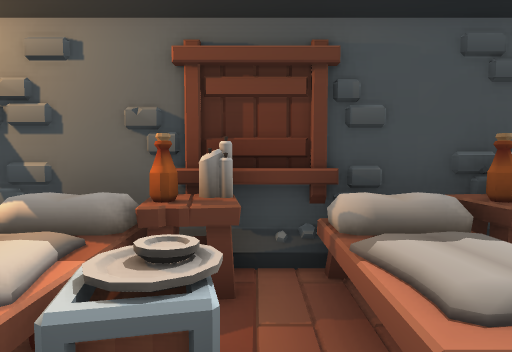
view 1 (above)

16 first-person views from a walk through a Godot game level. The camera is 1.5 m above the floor, tilts 4° down and sees 70° across. The floor is counted in squares, 1 m on a side. Each view is taken from the middle of a square. On the plan, view 1 faces up. The plan holds only what a view shows up to about 16 squares ahead; the rest is blank.

view 2
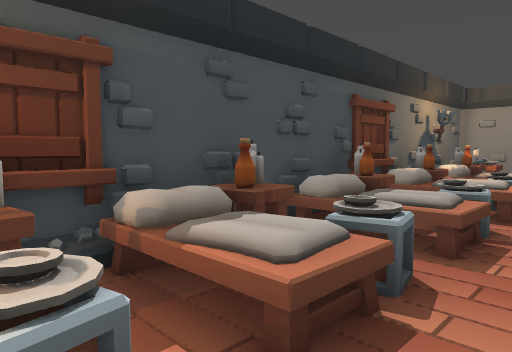

view 3
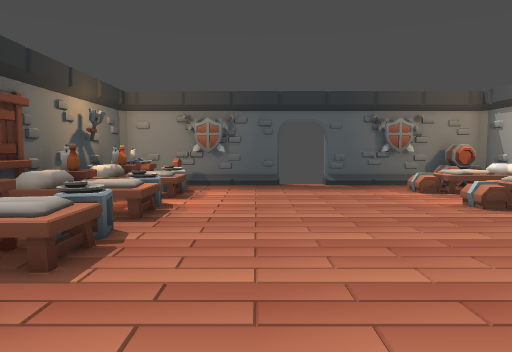

view 4
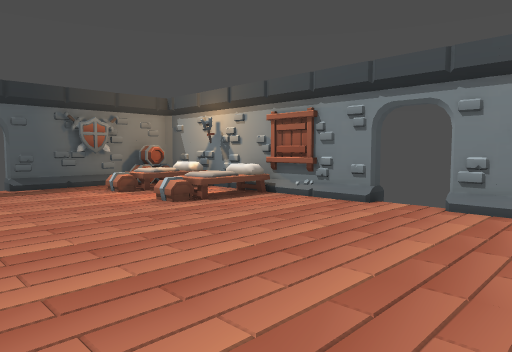

view 5
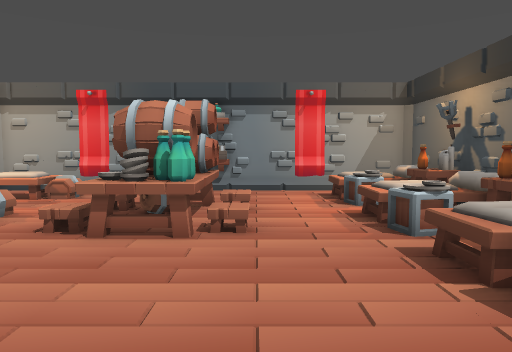

view 6
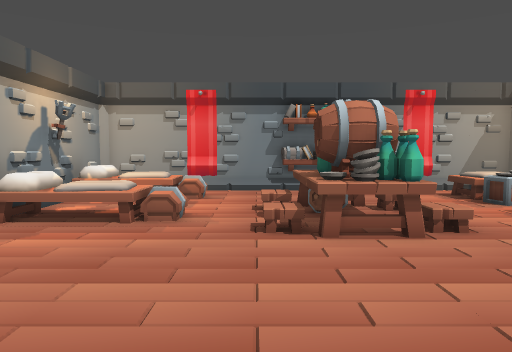

view 7
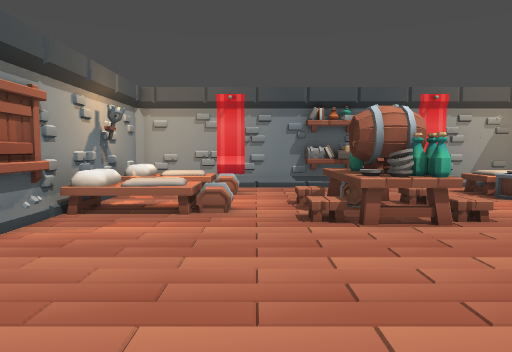

view 8
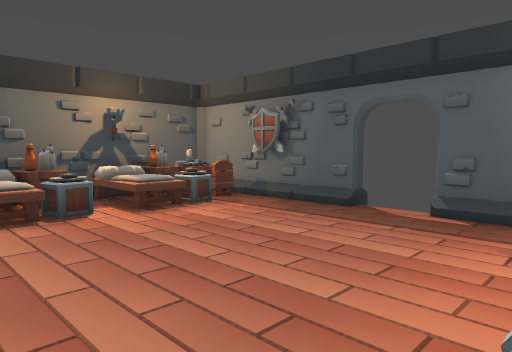

view 9
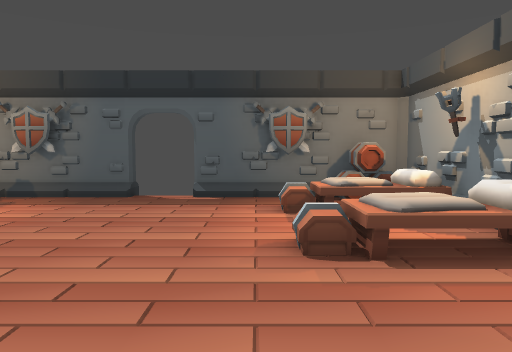

view 10
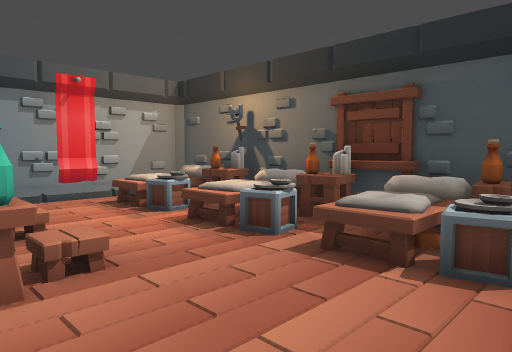

view 11
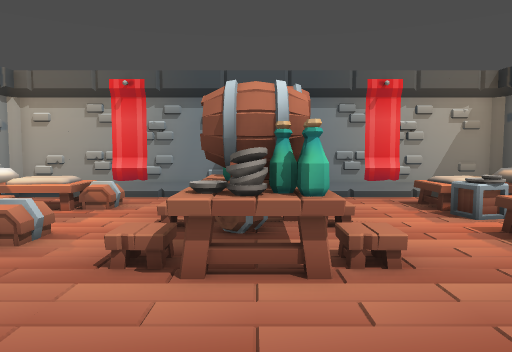

view 12
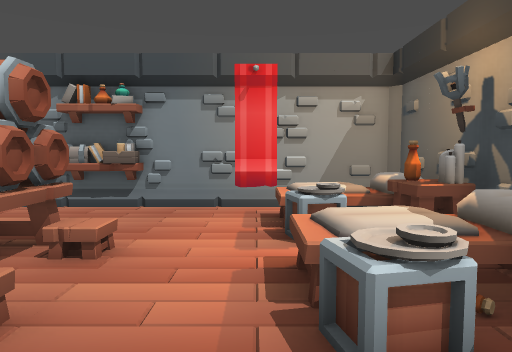

view 13
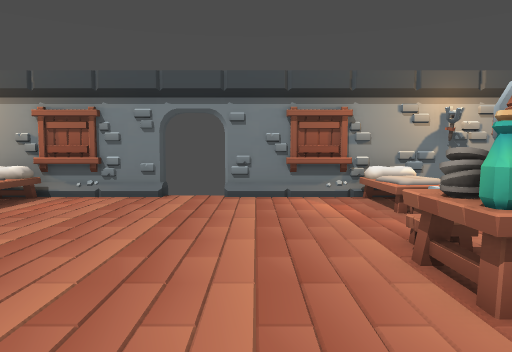

view 14
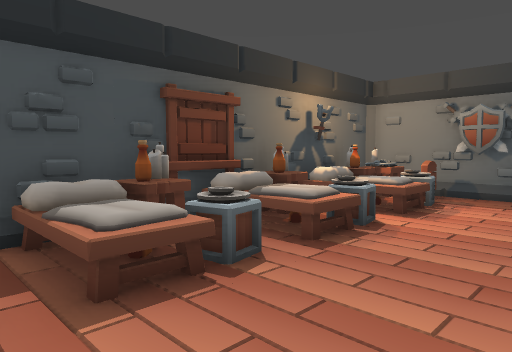

view 15
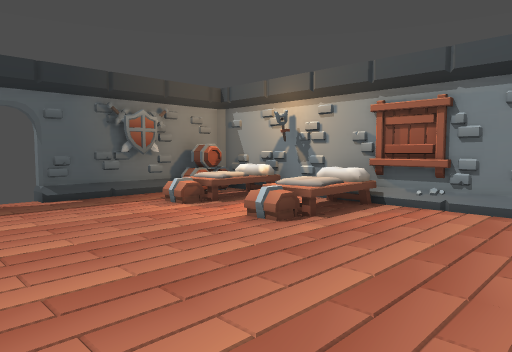

view 16
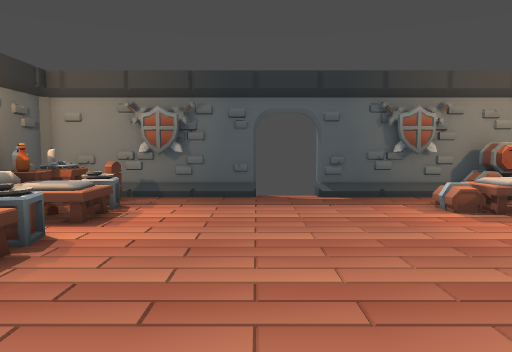

### Floor plan
Key: @ floor where view 1 was taken; # wall or solid block; x gap in a wall; . floor; = window, fence, low wall or low ledge; ^ raised ledge; B bed; T torch; A table; C chair; R barrel; O other object.
Columns run from 8 left of view 1 to 16 right of it. Each row starts with its distance up from view 1.
  5 ########^#######^########
  4 # BBB.BBBBBB.BBBBBB.TBAA#
  3 # BB..BB.BB..BB.BB..BBAA#
  2 #.BBB.BBBBBB.BBBBBB.BBCC#
  1 #.......................#
  0 #.......@...............#
 -1 #.......................#
 -2 ##..AAAAA...............x
 -3 ##..AAAAA...............
 -4 ##..AAAAA...............x
 -5 #.......................#
 -6 #.......................#
 -7 #.OO..O..........OO..O..#
 -8 #.^^..^^.........^^..^^.#
 -9 #.^^..^^.........^^..^RR#
-10 #.^^..^=.........^^..^#R#
-11 ###########x x###########

Where each view was taken, in squares from view 1:
view 1: 0 up, 0 right, facing up
view 2: 0 up, 1 left, facing up-right
view 3: 1 down, 0 right, facing right
view 4: 1 down, 0 right, facing down-right
view 5: 1 down, 6 right, facing left
view 6: 5 down, 6 right, facing left
view 7: 6 down, 7 right, facing left
view 8: 7 down, 7 right, facing up-right
view 9: 6 down, 4 right, facing right
view 10: 3 down, 4 right, facing up-left
view 11: 3 down, 4 right, facing left
view 12: 1 up, 2 right, facing left
view 13: 1 up, 2 right, facing down
view 14: 2 down, 3 right, facing up-right
view 15: 1 down, 4 right, facing down-right
view 16: 2 down, 4 right, facing right
